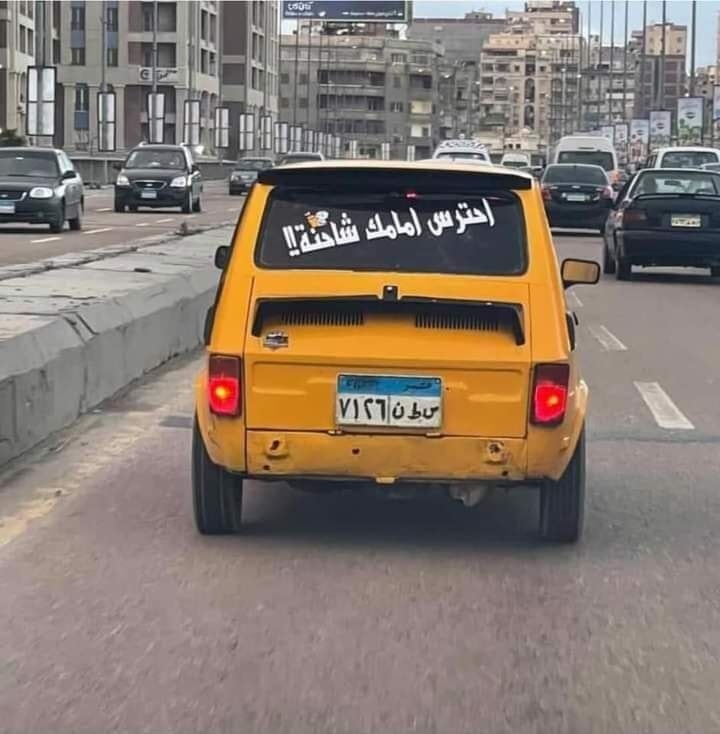
#> input picture Production/Submission Testcases/0001.jpg, 720 x 734 px, found by its file name
$ jupyter execute --allow-errors Explanation.ipynb   (older library calls are emulated)
#> lines starting #> are read from the running program, lines starting #| are printed output that depends on the picture; after the words box and inside, x2 and y2 are one past the last pixel; in counts of white or black regions, pixels touching at a corner belong together
### commonfunctions.py


import skimage.io as io
import matplotlib.pyplot as plt
import numpy as np
from skimage.exposure import histogram
from matplotlib.pyplot import bar
from skimage.color import rgb2gray, rgb2hsv

# Convolution:
from scipy.signal import convolve2d
from scipy import fftpack
import math

from skimage.util import random_noise
from skimage.filters import median
from skimage.feature import canny
from skimage.measure import label
from skimage.color import label2rgb


# Edges
from skimage.filters import sobel_h, sobel, sobel_v, roberts, prewitt

# Show the figures / plots inside the notebook


# [26 lines left out: functions show_images, showHist, not called in this run]

# Show the figures / plots inside the notebook


def show_images(images, titles=None):
    # This function is used to show image(s) with titles by sending an array of images and an array of associated titles.
    # images[0] will be drawn with the title titles[0] if exists
    # You aren't required to understand this function, use it as-is.
    n_ims = len(images)
    if titles is None:
        titles = ['(%d)' % i for i in range(1, n_ims + 1)]
    fig = plt.figure()
    n = 1
    for image, title in zip(images, titles):
        a = fig.add_subplot(1, n_ims, n)
        if image.ndim == 2:
            plt.gray()
        plt.imshow(image)
        a.set_title(title)
        n += 1
    fig.set_size_inches(np.array(fig.get_size_inches()) * n_ims)
    plt.show()

### Explanation.ipynb
# Arabic License Plate Recognition

This notebook goal is to explain our approach for detecting license plates with Arabic letters.
We used classical computer vision for detection of license plates and classical machine learning for recognition of Arabic letters.

The project is divided into three main parts:
1. Plate Extraction
2. Character Segmentation
3. Character Recognition

The dataset used in this project is https://github.com/ahmedramadan96/EALPR

## First: Plate Extraction
Note that the implementation is based on the following research paper:
[License plate localisation based on morphological operations](https://www.researchgate.net/publication/221144556_License_plate_localisation_based_on_morphological_operations).

[cell 1]
import cv2
import numpy as np
from commonfunctions import *
import imutils

Step 1: Apply morphological operations to the image to highlight the license plate region.

[cell 2]
img_path = 'Dataset\\Vehicles\\0001.jpg'
# Load your image
image = cv2.imread(img_path)
#> image is the input picture: shape (734, 720, 3); mean B, G, R 112.4, 122, 135.5

image_copy = image.copy()

# Convert to grayscale
gray = cv2.cvtColor(image, cv2.COLOR_BGR2GRAY)

# enhance contrast using histogram equalization
gray = cv2.equalizeHist(gray)

gray_original = gray.copy()

blackHat = cv2.morphologyEx(gray, cv2.MORPH_BLACKHAT, cv2.getStructuringElement(cv2.MORPH_RECT, (10, 4)))

show_images([gray,blackHat], ["gray","blackHat"])
#> in show_images, `n_ims = len(images)`: n_ims = 2
#> the loop in show_images, `for image, title in zip(images, titles):` made 2 passes
#> (title, n) on passes 1 to 2: ('gray', 2), ('blackHat', 3)
#> after the loop in show_images, `for image, title in zip(images, titles):`: n = 3

[cell 3]
# The following parameters were tuned to get the best results
# Note that they were adjusted based on Egyptian license plates
# Parameters are:
# 1- The morphological kernel size
# 2- Number of iterations of the morphological operations

rectKernel = cv2.getStructuringElement(cv2.MORPH_RECT, (25, 4))
erode = cv2.erode(gray, rectKernel, iterations=2)
dilate = cv2.dilate(erode, rectKernel, iterations=2)
show_images([erode, dilate], ["erode", "dilate"])
#> the loop in show_images (call 2), `for image, title in zip(images, titles):` made 2 passes

[cell 4]
# Subtract the dilated image from the original image as in the paper
# Noting that the license plate area s now highlighted

subtracted = cv2.subtract(gray, dilate)
show_images([subtracted], ["subtracted"])

[cell 5]
# Dynamically calculate the threshold using Otsu's method

img_threshold = cv2.threshold(subtracted, 0, 255, cv2.THRESH_BINARY + cv2.THRESH_OTSU)[1]
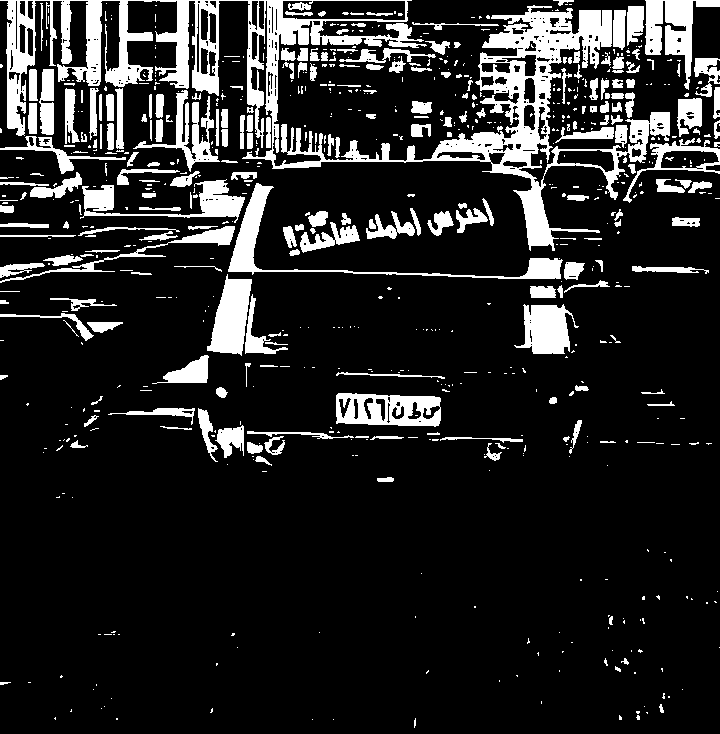
#> img_threshold: shape (734, 720); 14.8% white; 726 white regions (499 under 20 px), largest, box (x1, y1, x2, y2) and area: (0, 0, 670, 251) 29161, (228, 183, 563, 279) 2980, (645, 0, 720, 90) 2620
show_images([img_threshold], ["image threshold"])

[cell 6]
# Diamond kernel for morphological operations
# Goal is to remove noise and enhance the license plate area
# We define the noise as any information that is not part of the license plate
# Since the image contains letters where diamond shape is suitable for this task

kernel_data = np.array([[0, 0, 1, 0, 0],
                        [0, 1, 1, 1, 0],
                        [1, 1, 1, 1, 1],
                        [0, 1, 1, 1, 0],
                        [0, 0, 1, 0, 0]], dtype=np.uint8)

eroded2 = cv2.erode(img_threshold, kernel_data, iterations=1)
dilated2 = cv2.dilate(eroded2, kernel_data, iterations=1)

show_images([img_threshold, dilated2], ["img", "dilated2"])

[cell 7]
# Use a rectangular kernel to only keep the license plate area as much as possible

kern2 = cv2.getStructuringElement(cv2.MORPH_RECT, (10, 4))

eroded6 = cv2.erode(dilated2, None, iterations=2)
dilated6 = cv2.dilate(eroded6, None, iterations=2)

dilated3 = cv2.dilate(dilated6, kern2, iterations=1)
eroded3 = cv2.erode(dilated3, kern2, iterations=1)

show_images([dilated3, eroded3], ["dilated3", "eroded3"])

[cell 8]
# Show all possible contours

cnts = cv2.findContours(eroded3.copy(), cv2.RETR_EXTERNAL, cv2.CHAIN_APPROX_SIMPLE)
#> cnts = 88 contours, 8 with area under 20; largest, box (x1, y1, x2, y2) and area: (486, 0, 720, 76) 8171, (7, 0, 220, 136) 7789, (184, 181, 271, 273) 3477, (433, 61, 552, 178) 3464, (210, 280, 273, 355) 2626
cnts = imutils.grab_contours(cnts)

imgCpy = image.copy()

for c in cnts:
    (x, y, w, h) = cv2.boundingRect(c)
    rand_color = np.random.randint(0, 255, size=3).tolist()
    cv2.rectangle(imgCpy, (x, y), (x + w, y + h), rand_color, 2)
#> this loop made 88 passes
#> (x, y, w, h, rand_color) on passes 4, 5, 7, 8: (199, 411, 64, 46, [211, 21, 242]), (155, 409, 28, 8, [36, 87, 70]), (337, 394, 105, 33, [58, 193, 230]), (218, 389, 9, 9, [39, 87, 174])
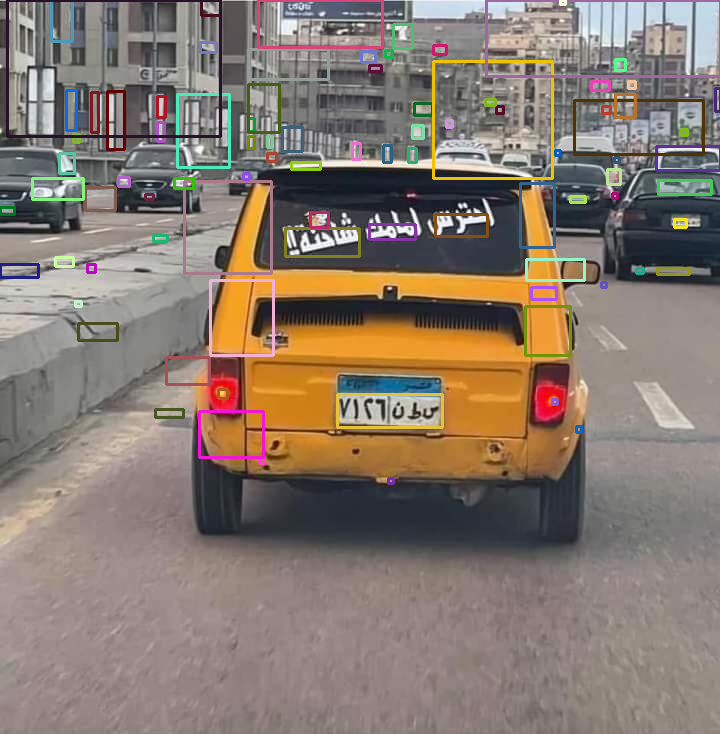
#> imgCpy: shape (734, 720, 3); 4.88% of pixels changed, all inside (x1, y1, x2, y2) = (0, 0, 720, 485)

show_images([imgCpy], ["imgCpy"])

Till this point we have detected all possible plates in the image after doing some morphological operations. The next step is to extract the plate from the image.

Step 2: Extract the plate from the image using contours and applying specific criteria based on:
1. The area of the contour
2. The aspect ratio of the contour
3. The number of characters in the contour

[cell 9]
# Count the number of characters in an image using contours
def get_number_of_chars_in_plate(rectangle):
        x, y, w, h = rectangle

        rect_blackHat = blackHat[y:y+h, x:x+w]
        rect_blackHat = cv2.threshold(
            rect_blackHat, 0, 255, cv2.THRESH_BINARY | cv2.THRESH_OTSU)[1]

        contours = cv2.findContours(rect_blackHat.copy(),
                                    cv2.RETR_EXTERNAL, cv2.CHAIN_APPROX_SIMPLE)
        contours = imutils.grab_contours(contours)

        contours_filtered = []
        filtered_rectangles = []
        candidate_letters_cnt = 0

        center = h/2 + (h/2)*0.2

        for c in contours:
            (x, y, w, h) = cv2.boundingRect(c)
            area = w*h
            # delete very small or very large rectangle.
            if area > 50 and area < 1000:
                # keep thin rectangles and rectangles near the center
                if h/w >= 1 and y <= center <= y+h:
                    candidate_letters_cnt += 1
                filtered_rectangles.append((x, y, w, h))

        imgCpy = rect_blackHat.copy()
        for c in filtered_rectangles:
            (x, y, w, h) = c
            rand_color = np.random.randint(0, 255, size=3).tolist()
            cv2.rectangle(imgCpy, (x, y), (x + w, y + h), rand_color, 2)
        show_images([imgCpy], ["Rectangle candidate showing its characters"])
        return candidate_letters_cnt

[cell 10]
# Get the bounding box of the license plate candidates
# With specific aspect ratio, area and number of characters

def get_all_candidate_rectangles(image):
        connectedComponents = cv2.connectedComponentsWithStats(
            image, 4, cv2.CV_32S)

        (numLabels, labels, stats, centroids) = connectedComponents
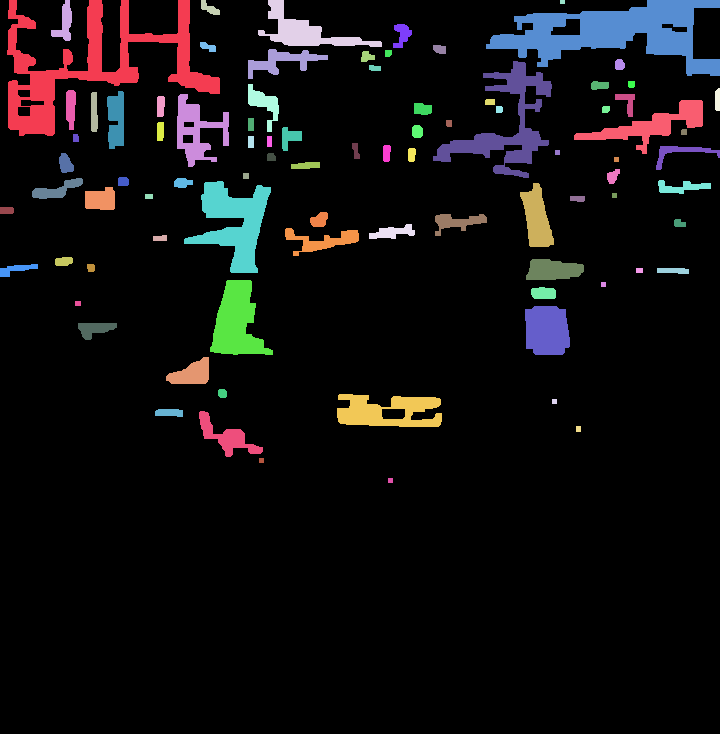
#> labels: shape (734, 720) int32; 89 distinct labels, from 0 to 88; one colour per label, 0 black
#> numLabels = 89; stats = 89 rows, first 6: [0, 0, 720, 734, 474664], [7, 0, 213, 136, 8133], [51, 0, 21, 41, 417], [201, 0, 19, 15, 146], [258, 0, 124, 47, 1868], [560, 0, 5, 4, 20]; centroids = 89 pairs, first value 6.36 to 717.1, second value 1.5 to 480

        output = image_copy.copy()

        plates = []

        for i in range(0, numLabels):
            x = stats[i, cv2.CC_STAT_LEFT]
            y = stats[i, cv2.CC_STAT_TOP]
            w = stats[i, cv2.CC_STAT_WIDTH]
            h = stats[i, cv2.CC_STAT_HEIGHT]
            area = stats[i, cv2.CC_STAT_AREA]
            (cX, cY) = centroids[i]
            aspectRatio = w / h

            if aspectRatio > 1.70 and aspectRatio < 6 and area > 1200:
                chars_cnt = get_number_of_chars_in_plate((x, y, w, h))
                cost = chars_cnt/w
                plates.append((cost, (x, y, w, h)))

                cv2.rectangle(output, (x, y), (x + w, y + h), (0, 255, 0), 3)
                cv2.circle(output, (int(cX), int(cY)), 4, (0, 0, 255), -1)
#> this loop made 89 passes
#> (area, cX, cY, aspectRatio) on passes 5, 7, 28: (1868, 304.7, 31.15, 2.64), (8109, 614.4, 32.23, 3.08), (2054, 651.4, 124.9, 2.39)
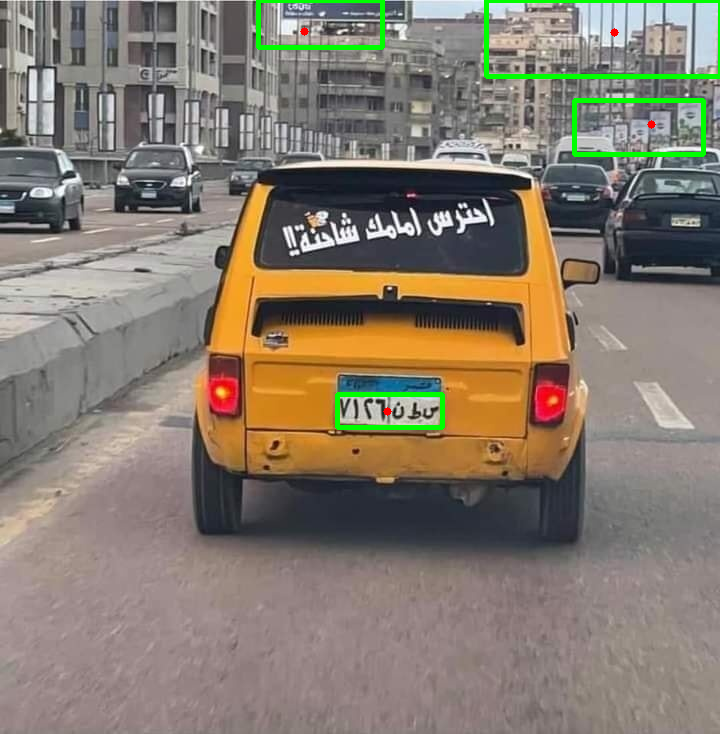
#> output: shape (734, 720, 3); 1.36% of pixels changed, all inside (x1, y1, x2, y2) = (256, 0, 720, 430)

        show_images([output], ["Candidate Plates"])
        return plates

[cell 11]
# Get the best candidate plate
# Based on:
# 1- Number of characters
# 2- Aspect ratio of the plate
# 3- Area of the plate

rectangles = get_all_candidate_rectangles(eroded3)

[cell 12]
# Sort to get the region with most characters

sorted_rectangles = sorted(rectangles, key=lambda x: -x[0])
_,license_plate_coordinates = sorted_rectangles[0]

x, y, w, h = license_plate_coordinates
license_plate_region = image_copy.copy()
cv2.rectangle(license_plate_region, (x, y), (x + w, y + h), (0, 255, 0), 3)
show_images([license_plate_region], ["Car with License Plate"])

# Crop the license plate region
license_plate = gray_original[y:y+h, x:x+w]
license_plate_colored = image_copy[y:y+h, x:x+w]
show_images([license_plate], ["License Plate"])

## Second: Character Segmentation

[cell 13]
license_plate = cv2.resize(license_plate_colored, (600, 400))
#> license_plate: shape (400, 600, 3)
license_plate_gray = cv2.cvtColor(license_plate, cv2.COLOR_BGR2GRAY)
show_images([license_plate_gray], ["gray"])

[cell 14]
# unsharp mask to sharpen the edges

def unsharp_mask(image, sigma=1.0, strength=1.5):
    # Apply Gaussian blur
#> called with sigma = 10, strength = 5
    blurred = cv2.GaussianBlur(image, (0, 0), sigma)
    # Subtract the blurred image from the original
    sharpened = cv2.addWeighted(image, 1.0 + strength, blurred, -strength, 0)
    return sharpened

[cell 15]
# Apply unsharp mask to strength the edges
sharp_image = unsharp_mask(license_plate_gray, 10, 5)

show_images([sharp_image],["Sharpened"])

[cell 16]
# Remove noise and enhance characters
rectKernel = cv2.getStructuringElement(cv2.MORPH_RECT, (2, 4))
erode = cv2.erode(sharp_image, (2, 4), iterations=1)
#> erode: shape (400, 600)
dilate = cv2.dilate(erode, (3, 12), iterations=1)
#> dilate: shape (400, 600)

dilate = cv2.bitwise_not(dilate)
erode = cv2.erode(dilate, None, iterations=2)
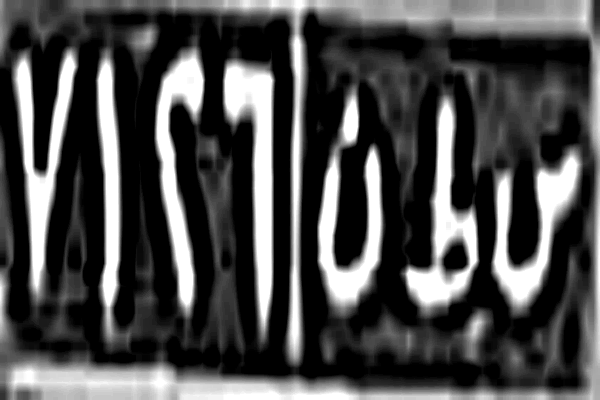
#> erode: shape (400, 600); min 0, max 255, mean 75.5
show_images([erode],["Characters Enhanced"])

[cell 17]
# Apply threshold to get binary image
threshold_image = cv2.threshold(
    erode, 0, 255, cv2.THRESH_BINARY | cv2.THRESH_OTSU)[1]

show_images([threshold_image],["Threshold Image"])

[cell 18]
connectedComponents = cv2.connectedComponentsWithStats(
            threshold_image, 8, cv2.CV_32S)

(numLabels, labels, stats, centroids) = connectedComponents
output = license_plate.copy()
rectangles = []
for i in range(1, numLabels):
    x = stats[i, cv2.CC_STAT_LEFT]
    y = stats[i, cv2.CC_STAT_TOP]
    w = stats[i, cv2.CC_STAT_WIDTH]
    h = stats[i, cv2.CC_STAT_HEIGHT]
    area = stats[i, cv2.CC_STAT_AREA]
    (cX, cY) = centroids[i]
    rectangles.append((x, y, w, h))
    cv2.rectangle(output, (x, y), (x + w, y + h), (0, 255, 0), 4)
    cv2.circle(output, (int(cX), int(cY)), 4, (0, 0, 255), -1)
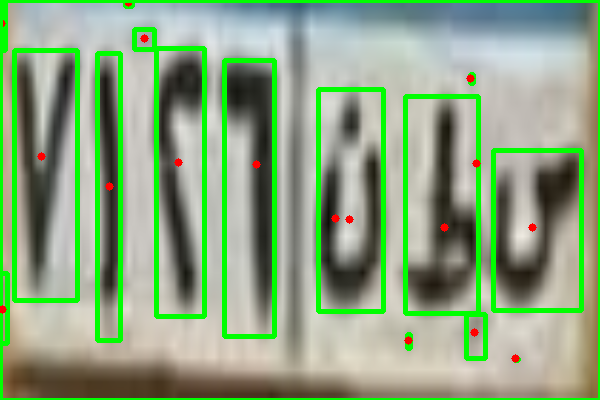
#> output: shape (400, 600, 3); mean B, G, R 129.4, 166.3, 139.1
show_images([output], ["Characters"])

[cell 19]
# Mark possible characters with white rectangles

img_filled = np.zeros_like(license_plate)
for rectangle in rectangles:
    x, y, w, h = rectangle
    aspect_ratio = w / h
    area = w * h
    if 0 < aspect_ratio < 1.4 and 500 < area < 50000:
        cv2.rectangle(img_filled, (x, y), (x + w, y + h),
                      (255, 255, 255), thickness=cv2.FILLED)
#> this loop made 17 passes
#> rectangle on passes 1 to 4: (0, 0, 5, 50), (125, 0, 7, 6), (0, 0, 600, 400), (134, 29, 20, 20)
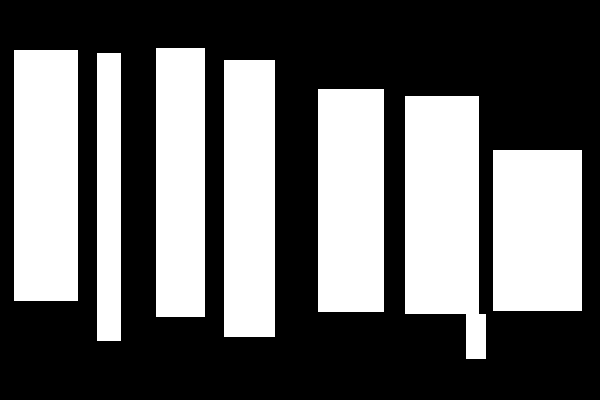
#> img_filled: shape (400, 600, 3); 40.2% white; 7 white regions, largest, box (x1, y1, x2, y2) and area: (405, 96, 486, 359) 17032, (14, 50, 78, 301) 16064, (318, 89, 384, 312) 14718

show_images([img_filled],["Characters Rectangles"])

[cell 20]
# Erode vertically to merge arabic characters that are separated onto two rectangles
# Goal is to merge triangles vertically
img_filled = cv2.morphologyEx(img_filled, cv2.MORPH_DILATE,
                              cv2.getStructuringElement(cv2.MORPH_RECT, (1, 10)), iterations=5)
img_filled = cv2.cvtColor(img_filled, cv2.COLOR_BGR2GRAY)
show_images([img_filled],["Rectangles Expanded Vertically"])

[cell 21]
# Get the contours of the characters
contours = cv2.findContours(
            img_filled, cv2.RETR_EXTERNAL, cv2.CHAIN_APPROX_SIMPLE)
contours = imutils.grab_contours(contours)
candidate_rectangles = []
for contour in contours:
    (x, y, w, h) = cv2.boundingRect(contour)
    candidate_rectangles.append((x, y, w, h))
#> this loop made 7 passes
#> contour on passes 1, 3, 4, 5: [[493, 130], [493, 335], [581, 335], [581, 130]], [[318, 69], [318, 336], [383, 336], [383, 69]], [[224, 40], [224, 361], [274, 361], [274, 40]], [[97, 33], [97, 365], [120, 365], [120, 33]]

[cell 22]
# Get the coordinates of the characters
# Finalize the selection of characters by removing small rectangles

img_copy = license_plate.copy()
image_area = img_copy.shape[0] * img_copy.shape[1]
img_width = img_copy.shape[1]
final_rectangles = []
for r in candidate_rectangles:
    if r is not None:
        (x, y, w, h) = r
        aspect_ratio = w / h
        area = w * h
        if w < 0.6 * h and 1500 < area < image_area / 5 and img_width / 50 < w:
            final_rectangles.append(r)
            color = np.random.randint(0, 255, size=(3,)).tolist()
            cv2.rectangle(img_copy, (x, y), (x + w, y + h), color, 5)
#> this loop made 7 passes
#> r on passes 1 to 4: (493, 130, 89, 206), (405, 76, 81, 308), (318, 69, 66, 268), (224, 40, 51, 322)
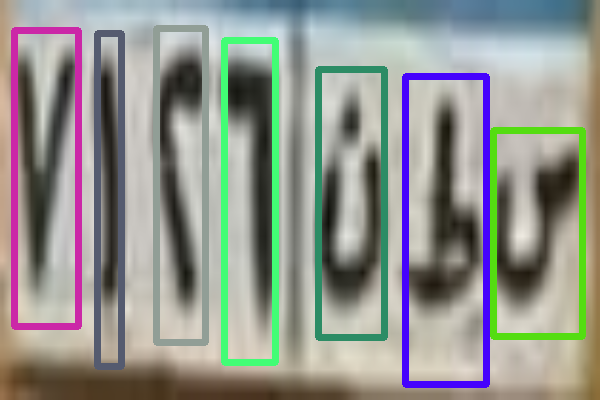
#> img_copy: shape (400, 600, 3); mean B, G, R 142.7, 148.8, 146.2

show_images([img_copy],["Final Characters"])
